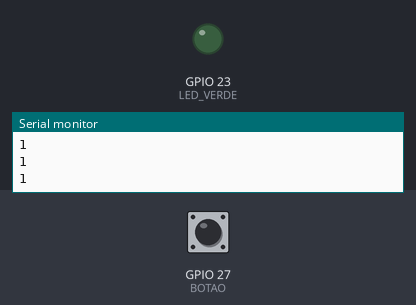
This sketch was run on a simulated ESP32. Shown: output pins drawn as LEDs (lit = HIGH), the last lines printed to the serial monitor. Inputs (shaded band) come from the test bench; at power-on: GPIO 27 (BOTAO) HIGH.

Above: at 1.2 s.
1.3 s: GPIO 27 (BOTAO) pulled LOW for 0.15 s
At 1.4 s:
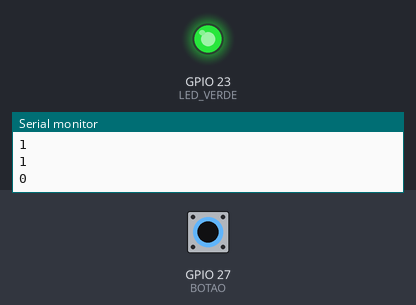
3.0 s: GPIO 27 (BOTAO) pulled LOW for 3.2 s
At 7.4 s:
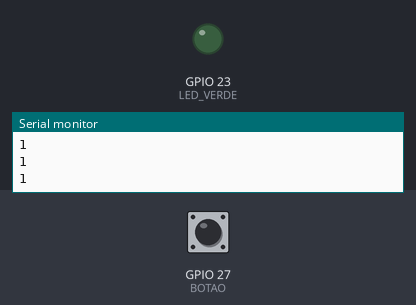
Timing chart, 0 to 8.9 s (numbered marks = the images above; inputs shaded):
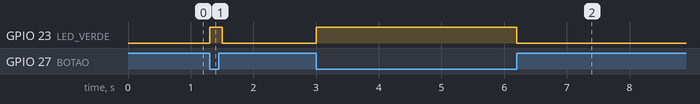

Measured:
- after the input at 1.3 s, GPIO 23 (LED_VERDE): LOW → HIGH at once, → LOW 0.20 s later
- after the input at 3.0 s, GPIO 23 (LED_VERDE): LOW → HIGH at once, → LOW 3.2 s later

The sketch:

codigo1_led_espelha_botao.ino
```cpp
// Aula 0 - Codigo 1: entrada digital com pull-up
#define BOTAO      27
#define LED_VERDE  23

void setup() {
  Serial.begin(115200);
  pinMode(BOTAO, INPUT_PULLUP);    // entrada com pull-up interno
  pinMode(LED_VERDE, OUTPUT);
}

void loop() {
  int leitura = digitalRead(BOTAO);

  if (leitura == LOW) {            // LOW = apertado
    digitalWrite(LED_VERDE, HIGH);
  } else {
    digitalWrite(LED_VERDE, LOW);
  }

  Serial.println(leitura);         // veja 1 (solto) e 0 (apertado)
  delay(100);
}
```
